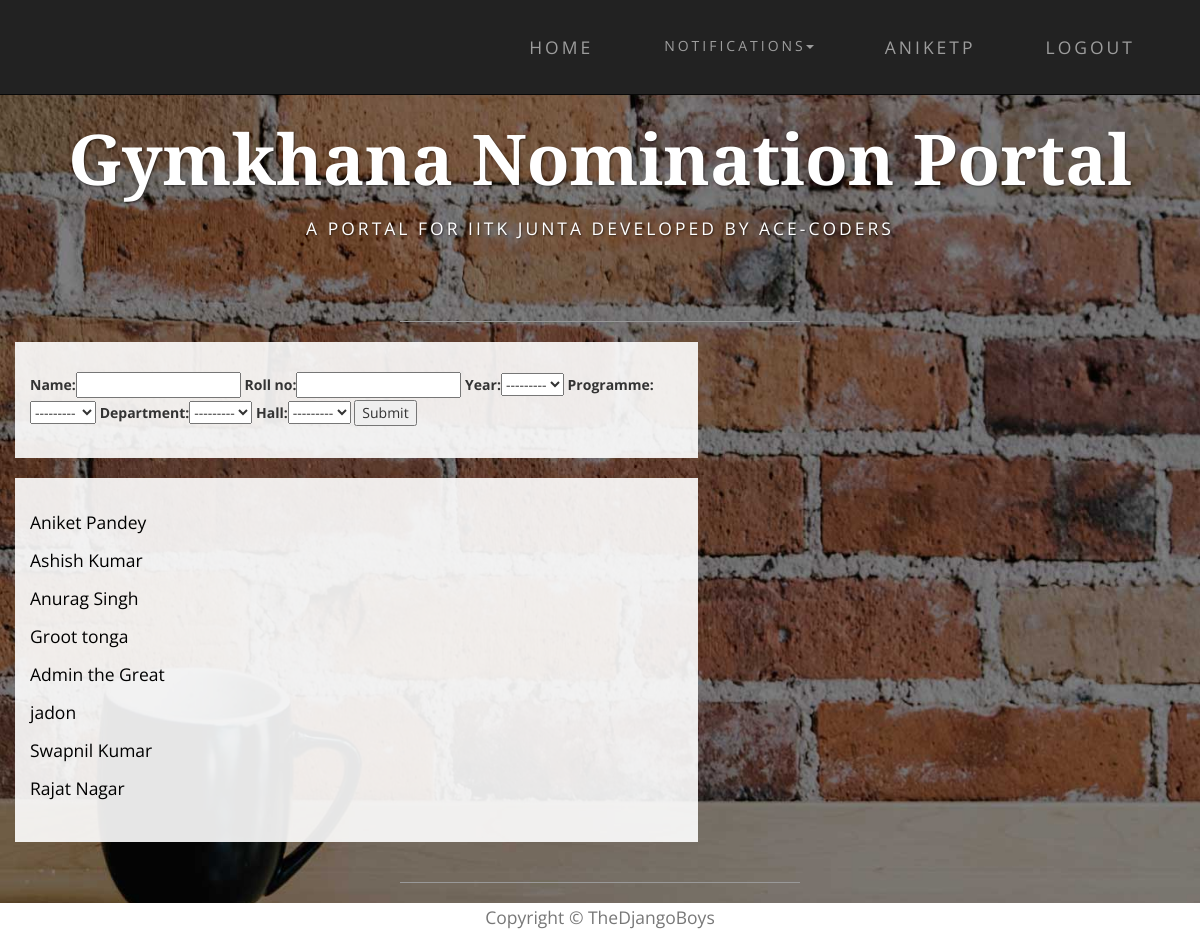
Screenshot of /nominations/filter/ (signed in) with the database file from the repository.
### nomi/models.py (models this page shows, shortened)
class UserProfile(models.Model):
    user = models.OneToOneField(User, on_delete=models.CASCADE)
    name = models.CharField(max_length=40, blank=True)
    roll_no = models.IntegerField(null=True)
    year = models.CharField(max_length=4, choices=YEAR, default='Y16')
    programme = models.CharField(max_length=7, choices=PROGRAMME, default='B.Tech')
    department = models.CharField(max_length=200, choices=DEPT, default=None)
    hall = models.CharField(max_length=10, choices=HALL, default=1)
    room_no = models.CharField(max_length=10, null=True)

### nomi/views.py (the view)
@login_required
def universal_filter(request):
    filters = UserProfileFilter(request.GET, queryset=UserProfile.objects.all())
    return render(request, 'filters.html', {'filter': filters})

### nomi/templates/filters.html
{% extends 'base.html' %}
{% load bootstrap %}
{% block content %}
    <div class="container">
    <div class="row">
        <div class="col-lg-7 box">
            <form action="" method="get">
                {{ filter.form|bootstrap }}
                <input type="submit" />
            </form>
        </div>
    </div>
    <div class="row">
        <div class=" col-lg-7  box">
            {% for obj in filter.qs %}
                <p class="text-inverse">{{ obj.name }}</p>
            {% endfor %}
        </div>
    </div>
    </div>
{% endblock %}

### nomi/templates/base.html (shortened to what this page needs)
<!DOCTYPE html>
<html lang="en">
{% load staticfiles %}
<head>
    <link href="{% static 'nomi/css/bootstrap.min.css' %}" rel="stylesheet">
    <link href="{% static 'nomi/css/business-casual.css' %}" rel="stylesheet">
</head>
<body>
 {% block navigation %}
    <nav id="mainNav" class="navbar navbar-inverse navbar-custom navbar-fixed-top">
        <div class="container">
            <div class="collapse navbar-collapse" id="bs-example-navbar-collapse-1">
                 <ul class="nav navbar-nav navbar-right">
                    <li><a href="{% url 'index' %}">Home</a></li>
                    {% if user.is_authenticated %}
                     <li class="dropdown">
                         <a class="btn btn-link dropdown-toggle" data-toggle="dropdown"type="button">Notifications<span class="caret"></span></a>
                     </li>
                     <li><a href="{% url 'profile' %}" >{{user.get_username}}</a></li>
                     <li><a href="{% url 'logout' %}?next={% url 'index' %}">Logout</a></li>
                    {% else %}
                        <li><a href="{% url 'login' %}?next={{request.path}}">Login</a></li>
                     {% endif %}
                 </ul>
            </div>
        </div>
    </nav>
 {% endblock %}
 {% block heading %}
    <div class="brand main">Gymkhana Nomination Portal</div>
    <div class="address-bar">A PORTAL FOR IITK JUNTA DEVELOPED BY ACE-CODERS</div>
    <br>
    <hr>
 {% endblock %}
    {% block content %}
    {% endblock %}
    <hr>
    <div class="col-lg-12 text-center " style="background:white;height:40px">
        <p class="text-muted">Copyright &copy; TheDjangoBoys</p>
    </div>
</body>

### nomi/static/nomi/css/business-casual.css (style rules this page uses)
body { font-family: "Open Sans","Helvetica Neue",Helvetica,Arial,sans-serif; background: url('../img/bg.jpg') no-repeat center center fixed; -webkit-background-size: cover; -moz-background-size: cover; background-size: cover; -o-background-size: cover; }
p { font-size: 1.25em; line-height: 1.6; color: #000; }
hr { max-width: 400px; border-color: #999999; }
.brand, .address-bar { display: none; }
.navbar-nav { text-transform: uppercase; font-weight: 400; letter-spacing: 3px; }
.box { margin-bottom: 20px; padding: 30px 15px; background: #fff; background: rgba(255,255,255,0.9); }
@media screen and (min-width:768px) { .brand { display: inherit; margin: 0; padding: 30px 0 10px; text-align: center; text-shadow: 1px 1px 2px rgba(0,0,0,0.5); font-family: "Josefin Slab","Helvetica Neue",Helvetica,Arial,sans-serif; font-size: 5em; font-weight: 700; line-height: normal; color: #fff; } }
@media screen and (min-width:768px) { .address-bar { display: inherit; margin: 0; padding: 0 0 40px; text-align: center; text-shadow: 1px 1px 2px rgba(0,0,0,0.5); text-transform: uppercase; font-size: 1.25em; font-weight: 400; letter-spacing: 3px; color: #fff; } }
@media screen and (min-width:768px) { .navbar { border-radius: 0; } }
@media screen and (min-width:768px) { .navbar { min-height: 0; } }
@media screen and (min-width:768px) { .nav>li>a { padding: 35px; } }
@media screen and (min-width:768px) { .navbar-nav>li>a { line-height: normal; } }
@media screen and (min-width:768px) { .navbar-nav { display: table; float: none; margin: 0 auto; table-layout: fixed; font-size: 1.25em; } }
@media screen and (min-width:1200px) { .box:after { content: ''; display: table; clear: both; } }

### rows the page displays
UserProfile: name "Aniket Pandey"
UserProfile: name "Ashish Kumar"
UserProfile: name "Anurag Singh"
UserProfile: name "Groot tonga"
UserProfile: name "Admin the Great"
UserProfile: name "jadon"
UserProfile: name "Swapnil Kumar"
UserProfile: name "Rajat Nagar"

### other values shown
{{ user.get_username }} "ANIKETP"
